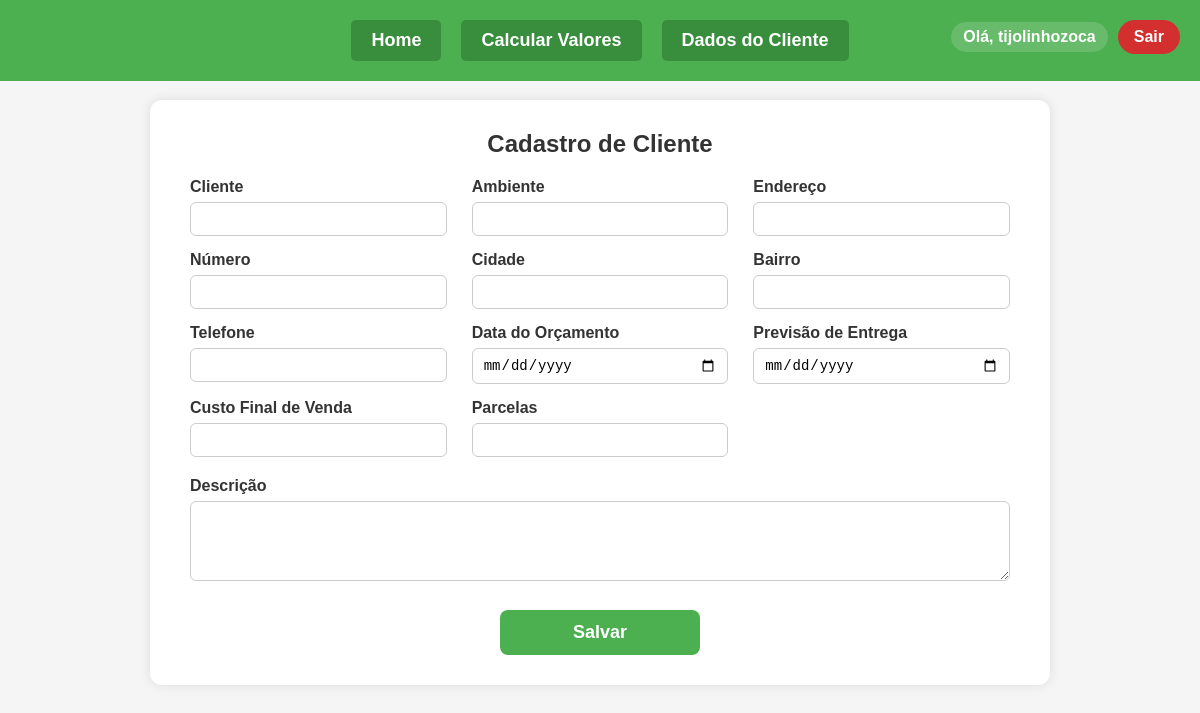
/clientes (signed in), run on an earlier commit of the app's database.
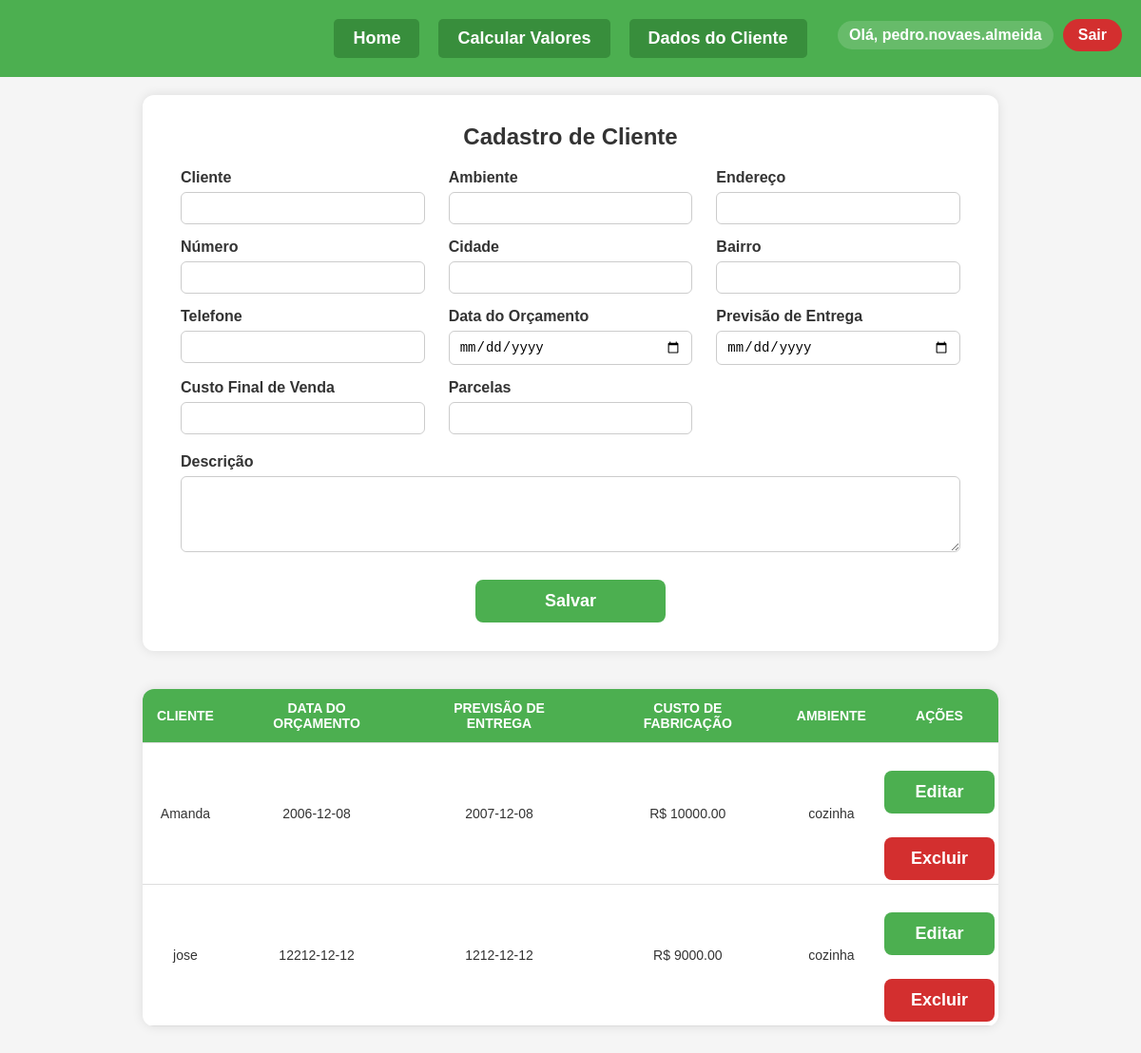
And on a later commit of the database.
### app.py (models this page shows)
class Usuario(UserMixin, db.Model):
    id = db.Column(db.Integer, primary_key=True)
    email = db.Column(db.String(100), unique=True, nullable=False)
    senha = db.Column(db.String(200), nullable=False)

class Cliente(db.Model):
    id = db.Column(db.Integer, primary_key=True)
    usuario_id = db.Column(db.Integer, db.ForeignKey('usuario.id'), nullable=False)
    cliente = db.Column(db.String(100))
    ambiente = db.Column(db.String(100))
    endereco = db.Column(db.String(200))
    numero = db.Column(db.String(20))
    cidade = db.Column(db.String(100))
    bairro = db.Column(db.String(100))
    telefone = db.Column(db.String(50))
    descricao = db.Column(db.Text)
    data_compra = db.Column(db.String(20))
    data_entrega = db.Column(db.String(20))
    valor = db.Column(db.Float)
    desconto = db.Column(db.Float)
    pagamento = db.Column(db.String(20))
    parcelas = db.Column(db.Integer)
    taxa = db.Column(db.Float)

### app.py (the view, shortened to what this page needs)
@app.route('/clientes', methods=['GET', 'POST'])
@login_required
def clientes():
    cliente_id = request.args.get('editar')
    cliente_para_editar = None
    if cliente_id:
        cliente_para_editar = Cliente.query.filter_by(id=cliente_id, usuario_id=current_user.id).first()
    lista = Cliente.query.filter_by(usuario_id=current_user.id).all()
    clientes_formatados = []
    for c in lista:
        desconto = c.desconto or 0
        valor_com_desconto = round(c.valor - (c.valor * desconto / 100), 2)
        clientes_formatados.append({
            'id': c.id,
            'cliente': c.cliente,
            'data_compra': c.data_compra,
            'data_entrega': c.data_entrega,
            'valor': c.valor,
            'desconto': desconto,
            'valor_com_desconto': valor_com_desconto,
            'ambiente': c.ambiente,
            'pagamento': c.pagamento,
            'parcelas': c.parcelas,
            'taxa': c.taxa,
            'cidade': c.cidade,
            'telefone': c.telefone,
            'descricao': c.descricao
        })
    parametros = ParametrosCalculo.query.filter_by(usuario_id=current_user.id).first()
    empresa = Empresa.query.filter_by(usuario_id=current_user.id).first()  # <--- ADICIONE AQUI
    dados_salvos = DadosUsuario.query.filter_by(usuario_id=current_user.id).first()
    resultado = {}
    if dados_salvos:
        dados = json.loads(dados_salvos.dados_json)
        fixos = [
            'aluguel', 'agua', 'energia', 'internet/celular', 'salarios', 'contador',
            'marketing', 'Software', 'Combustivel', 'manutencao', 'seguros', 'outros'
        ]
        vendas_mes = max(1, int(dados.get('vendas', 1)))
        total_fixos = sum(float(dados.get(c, 0)) for c in fixos)
        fixo_por_venda = round(total_fixos / vendas_mes, 2)
        resultado['custo_fixo_por_venda'] = fixo_por_venda
    return render_template(
        'clientes.html',
        clientes=clientes_formatados,
        cliente_editar=cliente_para_editar.__dict__ if cliente_para_editar else None,
        parametros=parametros,
        resultado=resultado,
        empresa=empresa  # <<--- AQUI
    )

### app.py (called while the page is built)
@login_manager.user_loader
def load_user(user_id):
    return Usuario.query.get(int(user_id))

### templates/clientes.html (shortened to what this page needs)
<!DOCTYPE html>
<html lang="pt-BR">
<head>
</head>
<body>
<header class="topo">
    <a href="/">Home</a>
    <a href="/custos">Calcular Valores</a>
    <a href="/clientes">Dados do Cliente</a>
    <div class="user-info">
        {% if current_user.is_authenticated %}
            <span class="user-nome">Olá, {{ current_user.email.split('@')[0] }}</span>
            <a href="{{ url_for('logout') }}" class="btn-sair">Sair</a>
        {% else %}
            <a href="{{ url_for('login') }}">Entrar</a>
            <a href="{{ url_for('register') }}">Registrar</a>
        {% endif %}
    </div>
</header>
<form method="POST">
    <h2>Cadastro de Cliente</h2>
    <div class="linha">
        <div><label>Cliente</label><input type="text" name="cliente" required value="{{ cliente_editar.cliente if cliente_editar }}"></div>
        <div><label>Ambiente</label><input type="text" name="ambiente" required value="{{ cliente_editar.ambiente if cliente_editar }}"></div>
        <div><label>Endereço</label><input type="text" name="endereco" required value="{{ cliente_editar.endereco if cliente_editar }}"></div>
        <div><label>Número</label><input type="text" name="numero" required value="{{ cliente_editar.numero if cliente_editar }}"></div>
        <div><label>Cidade</label><input type="text" name="cidade" required value="{{ cliente_editar.cidade if cliente_editar }}"></div>
        <div><label>Bairro</label><input type="text" name="bairro" required value="{{ cliente_editar.bairro if cliente_editar }}"></div>
        <div><label>Telefone</label><input type="text" name="telefone" required value="{{ cliente_editar.telefone if cliente_editar }}"></div>
        <div><label>Data do Orçamento</label><input type="date" name="data_compra" required value="{{ cliente_editar.data_compra if cliente_editar }}"></div>
        <div><label>Previsão de Entrega</label><input type="date" name="data_entrega" required value="{{ cliente_editar.data_entrega if cliente_editar }}"></div>
        <div><label>Custo Final de Venda</label><input type="number" step="0.01" name="valor" required value="{{ cliente_editar.valor if cliente_editar }}"></div>
        <div><label>Parcelas</label><input type="number" name="parcelas" min="1" required value="{{ cliente_editar.parcelas if cliente_editar  }}"></div>
    </div>
    <label for="descricao" style="margin-top: 20px; display: block;">Descrição</label>
    <textarea name="descricao">{{ cliente_editar.descricao if cliente_editar }}</textarea>
    <button type="submit">Salvar</button>
</form>
{% if clientes %}
<table>
    <thead>
        <tr>
            <th>Cliente</th>
            <th>Data do Orçamento</th>
            <th>Previsão de Entrega</th>
            <th>Custo de Fabricação</th>
            <th>Ambiente</th>
            <th>Ações</th>
        </tr>
    </thead>
    <tbody>
        {% for c in clientes %}
<tr class="linha-cliente"
    data-telefone="{{ c['telefone'] }}"
    data-parcelas="{{ c['parcelas'] }}"
    data-cidade="{{ c['cidade'] }}"
    data-descricao="{{ c['descricao'] }}">
    <td>{{ c['cliente'] }}</td>
    <td>{{ c['data_compra'] }}</td>
    <td>{{ c['data_entrega'] }}</td>
    <td>R$ {{ '%.2f' % c['valor_com_desconto'] }}</td>
    <td>{{ c['ambiente'] }}</td>
    <td style="padding: 4px; text-align: center;">
        <form method="GET" action="/clientes" class="inline-form">
            <button type="submit" class="btn-editar">Editar</button>
        </form>
        <form method="POST" action="/clientes/excluir" class="inline-form">
            <button type="submit" class="btn-excluir">Excluir</button>
        </form>
</td>
</tr>
{% endfor %}
    </tbody>
</table>
{% endif %}
</body>
</html>

What changed in the data, as far as the page shows it:
changed Usuario: email "tijolinhozoca" → "pedro.novaes.almeida"
added Cliente: cliente "Amanda", data_compra "2006-12-08", data_entrega "2007-12-08", valor "10000.00", ambiente "cozinha"
added Cliente: cliente "jose", data_compra "12212-12-12", data_entrega "1212-12-12", valor "9000.00", ambiente "cozinha"
Also different on the page:
text now shown: "CLIENTE DATA DO ORÇAMENTO PREVISÃO DE ENTREGA CUSTO DE FABRICAÇÃO AMBIENTE AÇÕES"
